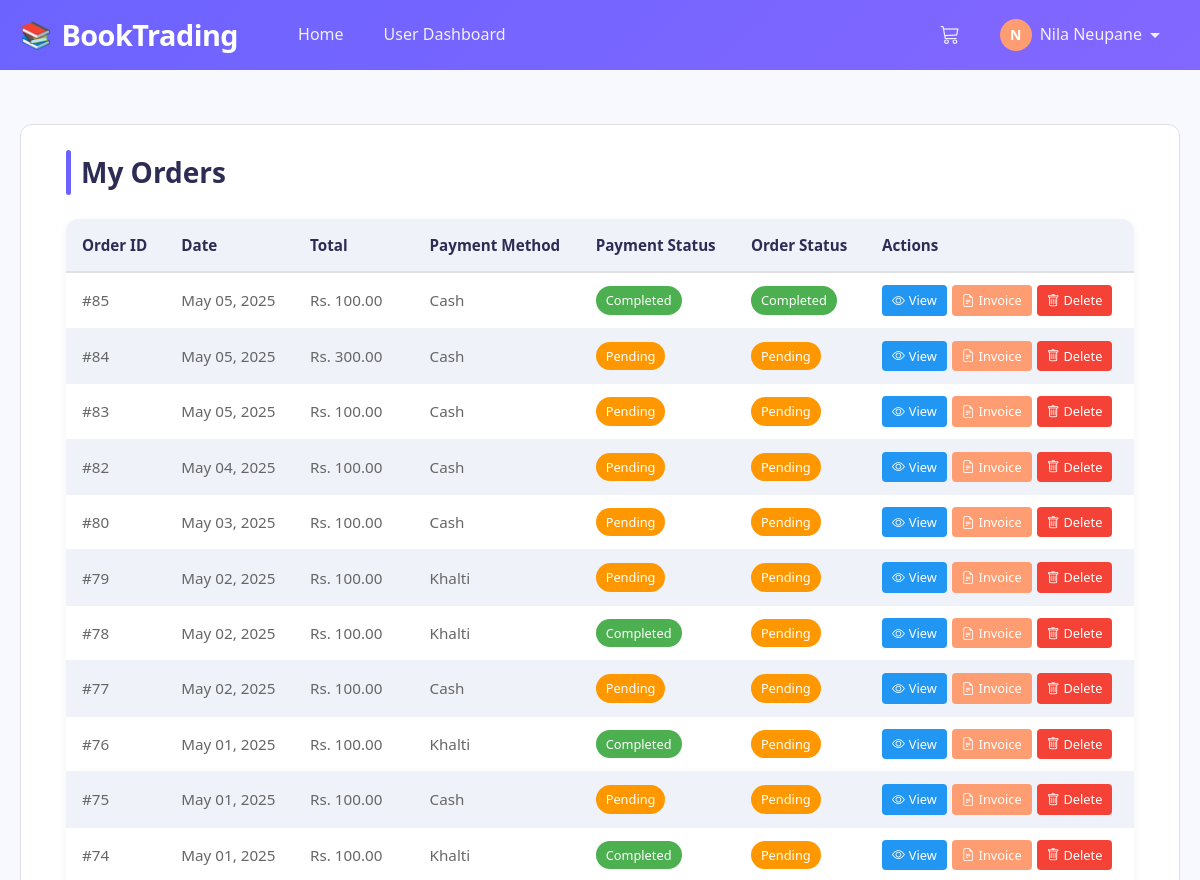
The app's page /user/orders.php (signed in, upper part), older data.
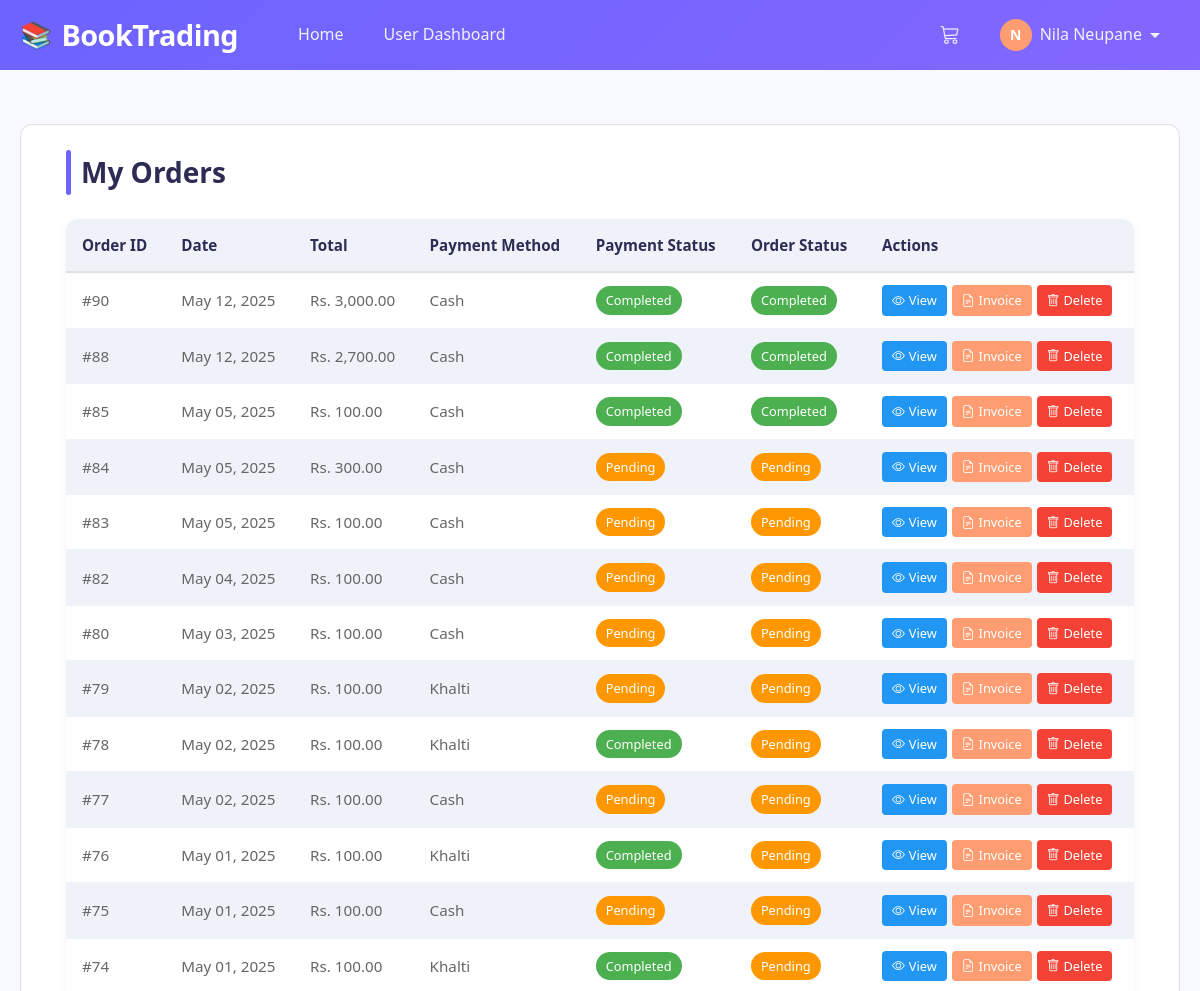
The same page, newer data.
### tables this page shows
CREATE TABLE `orders` (
  `id` int(11) NOT NULL,
  `purchase_order_id` varchar(255) DEFAULT NULL,
  `user_id` int(11) NOT NULL,
  `total_amount` decimal(10,2) NOT NULL,
  `payment_method` enum('cash','khalti') NOT NULL,
  `payment_status` enum('pending','completed','failed') DEFAULT 'pending',
  `status` enum('pending','processing','completed','cancelled') DEFAULT 'pending',
  `created_at` timestamp NOT NULL DEFAULT current_timestamp(),
  `transaction_id` varchar(255) DEFAULT NULL
);

### includes/functions.php (called while the page is built, shortened)
<?php
function getUserOrders($userId) {
    global $conn;
    $query = "SELECT * FROM orders WHERE user_id = '$userId' ORDER BY created_at DESC";
    $result = mysqli_query($conn, $query);
    $orders = [];
    while ($row = mysqli_fetch_assoc($result)) {
        $orders[] = $row;
    }
    return $orders;
}
?>

### user/orders.php (the view, shortened to what this page needs)
<?php
$relativePath = '../';
require_once $relativePath . 'includes/header.php';
$userId = $_SESSION['user_id'];
$orders = getUserOrders($userId);
?>
<div class="orders-container">
    <h2 class="orders-title">My Orders</h2>
    <?php if (empty($orders)): ?>
        <div class="empty-message">You haven't placed any orders yet.</div>
    <?php else: ?>
        <div class="table-wrapper">
            <table class="orders-table">
                <thead>
                    <tr>
                        <th>Order ID</th>
                        <th>Date</th>
                        <th>Total</th>
                        <th>Payment Method</th>
                        <th>Payment Status</th>
                        <th>Order Status</th>
                        <th>Actions</th>
                    </tr>
                </thead>
                <tbody>
                    <?php foreach ($orders as $order): ?>
                        <tr>
                            <td data-label="Order ID">#<?php echo $order['id']; ?></td>
                            <td data-label="Date"><?php echo date('M d, Y', strtotime($order['created_at'])); ?></td>
                            <td data-label="Total">Rs. <?php echo number_format($order['total_amount'], 2); ?></td>
                            <td data-label="Payment Method"><?php echo ucfirst($order['payment_method']); ?></td>
                            <td data-label="Payment Status">
                                <span class="status-badge status-<?php echo $order['payment_status'] === 'completed' ? 'success' : ($order['payment_status'] === 'pending' ? 'warning' : 'danger'); ?>">
                                    <?php echo ucfirst($order['payment_status']); ?>
                                </span>
                            </td>
                            <td data-label="Order Status">
                                <span class="status-badge status-<?php echo $order['status'] === 'completed' ? 'success' : ($order['status'] === 'pending' ? 'warning' : ($order['status'] === 'cancelled' ? 'danger' : 'info')); ?>">
                                    <?php echo ucfirst($order['status']); ?>
                                </span>
                            </td>
                            <td data-label="Actions">
                                <div class="action-buttons">
                                    <a href="<?php echo $relativePath; ?>payment_success.php?order_id=<?php echo $order['id']; ?>&status=success" class="action-button view-button">
                                        <i class="bi bi-eye"></i> View
                                    </a>
                                    <a href="<?php echo $relativePath; ?>invoice.php?id=<?php echo $order['id']; ?>" class="action-button invoice-button">
                                        <i class="bi bi-file-earmark-text"></i> Invoice
                                    </a>
                                    <a href="#" class="action-button delete-button" onclick="openDeleteModal(<?php echo $order['id']; ?>); return false;">
                                        <i class="bi bi-trash"></i> Delete
                                    </a>
                                </div>
                            </td>
                        </tr>
                    <?php endforeach; ?>
                </tbody>
            </table>
        </div>
    <?php endif; ?>
</div>
<?php require_once $relativePath . 'includes/footer.php'; ?>

Row changes from the older to the newer data that the page shows:
added orders: id "90", created_at "May 12, 2025", total_amount "3,000.00", payment_method "Cash", payment_status "Completed", status "Completed"
added orders: id "88", created_at "May 12, 2025", total_amount "2,700.00", payment_method "Cash", payment_status "Completed", status "Completed"
